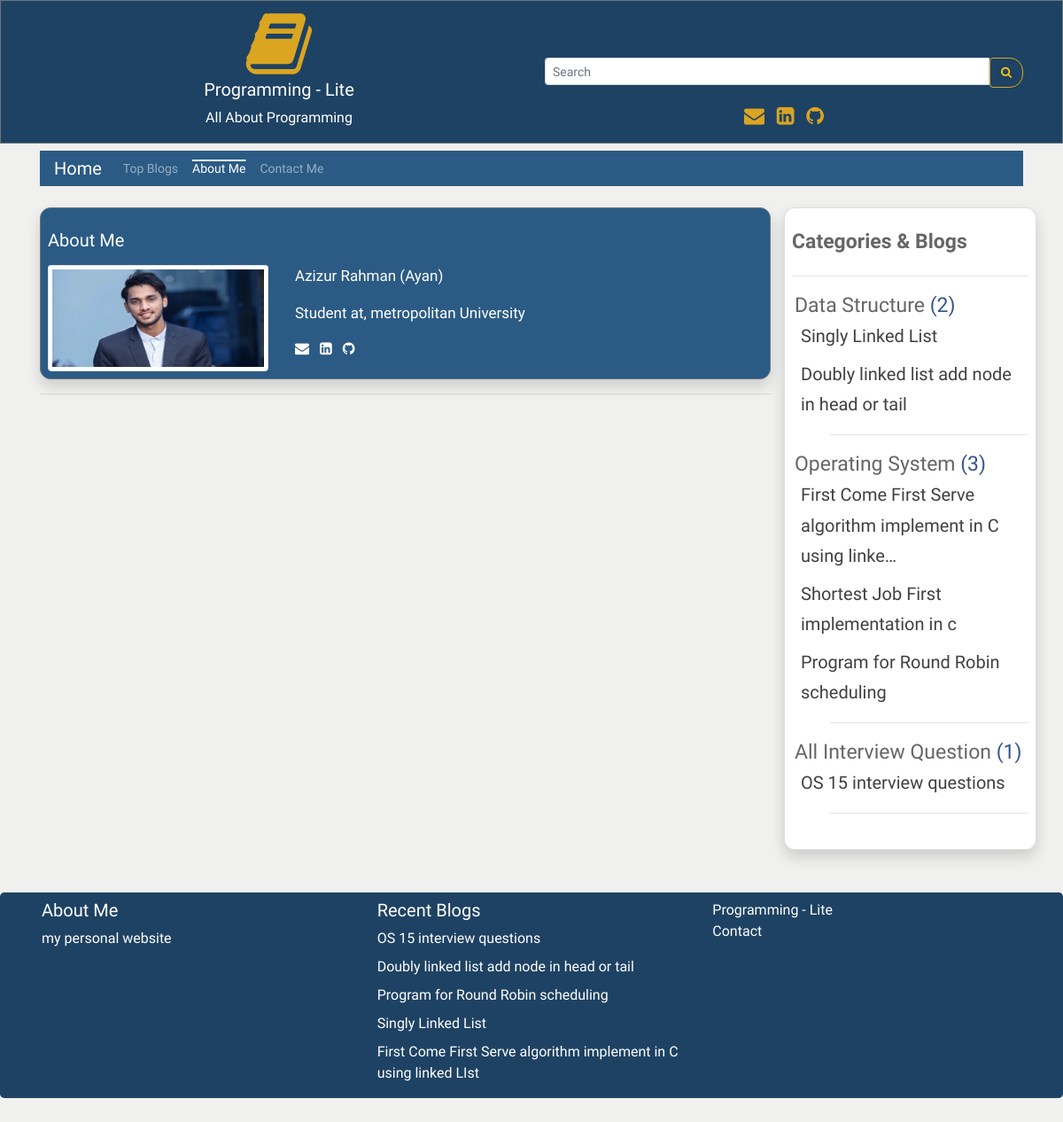
The page /about/ on the database its author committed.
### user_panel_1/models.py (models this page shows, shortened)
class TeamMembers(models.Model):
    tm_priority = models.IntegerField(unique=True)
    tm_name = models.CharField(max_length=80)
    tm_bio = RichTextUploadingField(blank=True, null=True)
    tm_email = models.EmailField()
    tm_github = models.CharField(max_length=100)
    tm_linkedin = models.CharField(max_length=100)
    tm_image = models.ImageField(blank=True, null=True)

class Category(models.Model):
    cat_name = models.CharField(max_length=300)
    cat_priority = models.IntegerField(blank=True, null=True);
    def __str__(self):
        return self.cat_name

class Blog(models.Model):
    cat_name = models.ForeignKey(Category, on_delete=models.CASCADE)
    blog_author = models.CharField(max_length=200)
    blog_priority = models.IntegerField(blank=True, null=True)
    blog_tags = TaggableManager()
    blog_title = models.CharField(max_length=200)
    blog_descriptions = models.CharField(max_length=600);
    blog_body = RichTextUploadingField(blank=True, null=True)
    blog_views = models.IntegerField(default=0)
    blog_updateDate = models.DateField()
    blog_date = models.DateField(auto_now_add=True, auto_now=False, blank=True)
    def __str__(self):
        return self.blog_title

### user_panel_1/views.py (the view)
# urls.py: path('about/', views.about, name='about'),
def about(request):
    reacentBlog = Blog.objects.all().order_by('-blog_date')[0:5]
    categorys = Blog.objects.all().select_related('cat_name')
    categorys = categorys.order_by('cat_name__cat_priority', 'cat_name', 'blog_priority') #sort all data
    print(categorys)
    teamMembers = TeamMembers.objects.all().order_by('tm_priority')
    context = {
        'object_list': categorys,
        'recentBlog': reacentBlog,
        'teamMembers': teamMembers,
    }
    return render(request, 'about.html', context)

### templates/about.html
{% extends 'base.html' %}
{% load static %}
{% block content %}
{% for members in teamMembers %}
<div class="border border-secondary card shadow mt-4 rounded p-2   mt-3  bg-c">
<h5 class="mt-3 mb-3 text-white">About Me</h5>
<div class="row">
<div class="col-sm-4">
<img class="card-img-top img-thumbnail" style="max-height:120px;" src="{{members.tm_image.url}}" alt="Card image cap">
    </div>
    <div class="col-sm-8 text-white">
     <p class="card-text" style="font-size:17px">{{members.tm_name}} </p>
    <span style="font-size:17px">{{members.tm_bio |safe}}</span>
    <div class="mt-2">
     <span class="text-style-two"><a href="{{members.tm_email}}" style="text-decoration: none;" target="_blank" class="text-white"><i class="fa fa-envelope pr-2" aria-hidden="true"></i> </a></span>
<span class="text-style-two"><a href="{{members.tm_linkedin}}" style="text-decoration: none;"  target="_blank" class="text-white"><i class="fa fa-linkedin-square" aria-hidden="true"></i> </a></span>
<span class="text-style-two"><a href="{{members.tm_github}}" style="text-decoration: none;" target="_blank" class="text-white"><i class="fa fa-github pl-2" aria-hidden="true"></i></a></span>
  </div>
    </div>
</div>
</div>
<hr>
{% endfor %}
{% endblock content %}

### templates/base.html (shortened to what this page needs)
{% load static %}
{% load humanize %}
<!DOCTYPE html>
<html lang="en">
<head>
  <link rel="stylesheet" href="https://maxcdn.bootstrapcdn.com/bootstrap/4.5.2/css/bootstrap.min.css">
  <link rel="stylesheet"
      href="//cdnjs.cloudflare.com/ajax/libs/highlight.js/10.7.2/styles/default.min.css">
    <link
      rel="stylesheet"
      href="https://cdnjs.cloudflare.com/ajax/libs/font-awesome/4.7.0/css/font-awesome.min.css"
    />
    <link
      rel="stylesheet"
      href="{% static 'css/style.css' %}"
    />
    <link href="https://cdn.jsdelivr.net/gh/gitbrent/bootstrap4-toggle@3.6.1/css/bootstrap4-toggle.min.css" rel="stylesheet">
</head>
<body style="background: hsl(84, 3%, 94%);">
<div class="jbc border border-secondary ">
 <div class="container mt-2 text-center">
 <div class="row">
     <div class="col-sm-6">
     <i class="fa fa-book logo" aria-hidden="true"></i><br>
 <h5 class="text-white">Programming - Lite</h5>
 <p class="text-white">All About Programming</p>
     </div>
     <div class="col-sm-6 mt-2">
        <form method="GET" action="{% url 'search' %}">
    <div class="input-group input-group-sm mt-5"  >
      <input type="text" class="form-control" placeholder="Search" name='search' required>
      <div class="input-group-btn">
        <button class="btn btn-outline-warning sb" type="submit"><i class="fa fa-search" aria-hidden="true"></i>
</button>
      </div>
    </div>
  </form>
       <div class="mt-3">
       <span class="text-style-two"><a href="mailto:aaziz9642@gmail.com" style="text-decoration: none; font-size:23px;" target="_blank" class="text-warning"><i class="fa fa-envelope pr-2" aria-hidden="true"></i> </a></span>
<span class="text-style-two"><a href="https://linkedin.com/in/azizur-rahman-720636165" style="text-decoration: none; font-size:23px;"  target="_blank" class="text-warning "><i class="fa fa-linkedin-square" aria-hidden="true"></i> </a></span>
<span class="text-style-two"><a href="https://github.com/ayanchyaziz123" style="text-decoration: none; font-size:23px;" target="_blank" class="text-warning"><i class="fa fa-github pl-2" aria-hidden="true"></i></a></span>
     </div>
     </div>
    </div>
</div>
 </div>
<div class="container">
    <nav class="navbar navbar-expand-lg navbar-dark bg-dark mt-2 pt-0 pb-0">
    {% url 'blog' as blog %}
  <a class="navbar-brand {% if request.path == blog %}active{% endif %}" href="{% url 'blog' %}">Home</a>
  <div
  class="collapse navbar-collapse" id="navbarsExampleDefault">
    <ul class="navbar-nav mr-auto">
    {% url 'topBlog' as topBlog%}
      <li class="nav-item {% if request.path == topBlog %}active{% endif %}">
        <a class="nav-link " href="{% url 'topBlog' %}">Top Blogs<span class="sr-only">(current)</span></a>
      </li>
      {% url 'about' as about %}
      <li class="nav-item {% if request.path == about %}active{% endif %}">
        <a class="nav-link " href="{% url 'about' %}">About Me<span class="sr-only">(current)</span></a>
      </li>
      {% url 'contact' as contact %}
      <li class="nav-item {% if request.path == contact %}active{% endif %}">
        <a class="nav-link" href="{% url 'contact' %}">Contact Me<span class="sr-only">(current)</span></a>
      </li>
    </ul>
  </div>
</nav>
<div class="row">
    <div class="col-sm-9">
    {% block content %}
    {% endblock content %}
    </div>
    <div class="col-sm-3 card shadow mt-4 rounded p-2">
     <h5 class="mt-3"><strong class="title">Categories & Blogs</strong></h5>
     <hr>
     {% regroup object_list by cat_name as cat_all %}
<ul>
{% for categories in cat_all %}
    <li style="list-style-type:none; margin-left:-37px;" class="title">{{ categories.grouper }} <span class="total-cat">({{ categories.list|length}}) </span>
    <ul style="list-style-type:none;">
        {% for blog in categories.list %}
          <li style="margin-left:-33px;"  class="ur {% if blog.id == more.id %}activee{% endif %}">
          <a href="{% url 'more_page' blog.id blog.blog_title%}" class="ur " style="font-size: 20px;">{{ blog.blog_title | truncatechars:60}}</li>
        {% endfor %}
        <hr>
    </ul>
    </li>
{% endfor %}
</ul>
    </div>
</div>
</div>
<div class="jumbotron mt-5 pb-0 pt-0 text-white" style="background:#1e4263;">
   <div class="container">
   <div class="row">
     <div class="col-sm-4">
     <h5 class="mt-2">About Me</h5>
     <a href="http://azizurrahmanayan.herokuapp.com/" target="_blank" class="text-white">my personal website</a>
     </div>
     <div class="col-sm-4">
      <p class="lead mt-2 mb-2">
        <h5 class="mt-2">Recent Blogs</h5>
        {% for recentBlogs in recentBlog %}
         <a href="{% url 'more_page' recentBlogs.id recentBlogs.blog_title%}"  class="text-white">{{recentBlogs.blog_title}}</a>
        <br>
        {% endfor %}
    </p>
     </div>
     <div class="col-sm-4">
      <p class="pt-2 pb-2"><a href="{% url 'blog' %}" class="text-white">Programming - Lite</a><br>
       <a href="{% url 'contact' %}" class="text-white">Contact</a></p>
     </div>
   </div>
</div>
</div>
</body>
</html>

### static/css/style.css (style rules this page uses)
:root { --bg-size: 100% 100%; --main_color: #fff; --title: 'Josefin Sans', sans-serif; --font-para: 'David Libre', serif; --btn-color: #bbe1fa; --btn-font-color: #000; --btn-font: 1.5rem; --eff: .3s all ease; }
* { font-family: var(--font-para); }
body { background: hsl(84, 3%, 94%) !important; }
.btn { outline: none !important; }
.bg-dark { background: #2b5b84 !important; }
.logo { font-size: 80px; color: #DAA520; }
li .nav-link { font-size: 14px !important; }
.btn { font-size: 13px !important; }
.btn-outline-warning { border-color: #DAA520 !important; color: #DAA520 im !important; }
.title { color: #666; font-size: 23px !important; }
.text-warning { color: #DAA520 !important; }
.ur { text-decoration: none !important; color: #404040; }
.bg-c { background-color: #2b5b84 !important; }
.rounded { border-radius: 12px !important; }
.active { text-decoration: overline !important; text-decoration-color: #fff !important; text-decoration-thickness: 2px !important; }
.jbc { background-color: #1e4263 !important; }
.sb { border-top-right-radius: 15px !important; border-bottom-right-radius: 15px !important; }
.total-cat { color: #34568B !important; }

### rows shown on the page
TeamMembers: tm_image (picture), tm_name "Azizur Rahman (Ayan)", tm_bio "Student at, metropolitan University"
Category: grouper "Data Structure", list|length "2"
Blog: blog_title "Singly Linked List"
Blog: blog_title "Doubly linked list add node in head or tail"
Category: grouper "Operating System", list|length "3"
Blog: blog_title "First Come First Serve algorithm implement in C using linke…", blog_title "First Come First Serve algorithm implement in C using linked LIst"
Blog: blog_title "Shortest Job First implementation in c"
Blog: blog_title "Program for Round Robin scheduling"
Category: grouper "All Interview Question", list|length "1"
Blog: blog_title "OS 15 interview questions"
